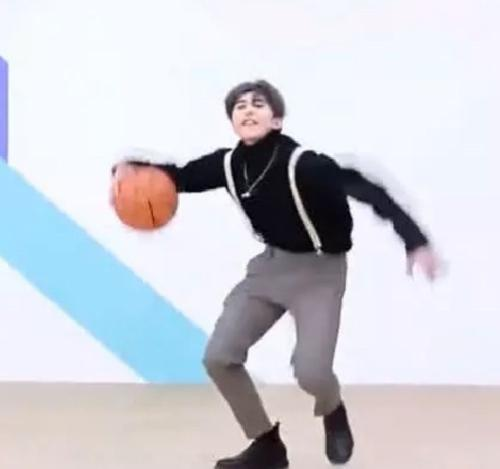
#> input picture img/cxk.jpg, 500 x 469 px, found by its file name
$ python test2.py
#> lines starting #> are read from the running program, lines starting #| are printed output that depends on the picture; after the words box and inside, x2 and y2 are one past the last pixel; in counts of white or black regions, pixels touching at a corner belong together
# coding:utf-8

'''
读入正常图像并进行灰度化处理
'''

import cv2
import matplotlib.pyplot as plt
#读入原始图像
img=cv2.imread(r'img/cxk.jpg')
#> img is the input picture: shape (469, 500, 3); mean B, G, R 215.7, 208, 206.6
#灰度化处理
gray=cv2.cvtColor(img,cv2.COLOR_BGR2GRAY)
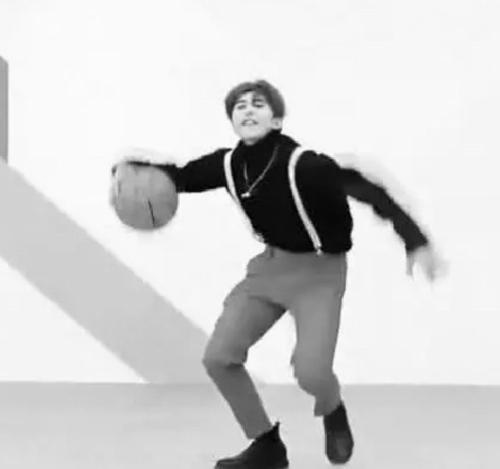
#> gray: shape (469, 500); min 0, max 255, mean 208.5

#二值化处理
ret,thresh1=cv2.threshold(gray,50,255,cv2.THRESH_BINARY)
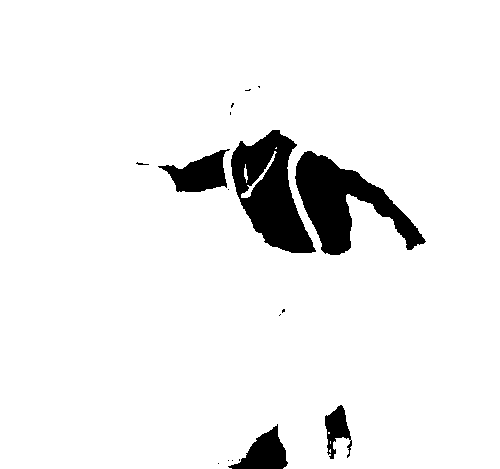
#> thresh1: shape (469, 500); 93.5% white; 17 black regions (12 under 20 px), largest, box (x1, y1, x2, y2) and area: (295, 151, 426, 255) 5756, (231, 130, 316, 253) 5725, (158, 149, 230, 192) 1644, (228, 424, 288, 469) 1347, (325, 405, 352, 459) 755

ret,thresh2 = cv2.threshold(img,127,255,cv2.THRESH_BINARY_INV)
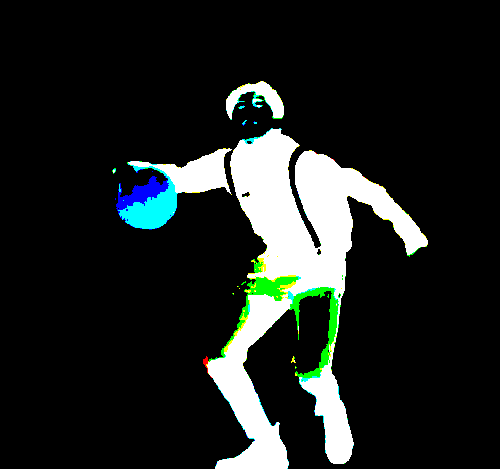
#> thresh2: shape (469, 500, 3); mean B, G, R 32.7, 34.7, 30.2
ret,thresh3 = cv2.threshold(img,127,255,cv2.THRESH_TRUNC)
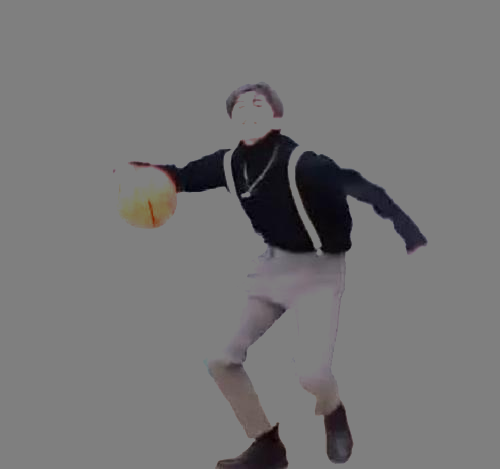
#> thresh3: shape (469, 500, 3); mean B, G, R 118.6, 118, 118.8
ret,thresh4 = cv2.threshold(img,127,255,cv2.THRESH_TOZERO)
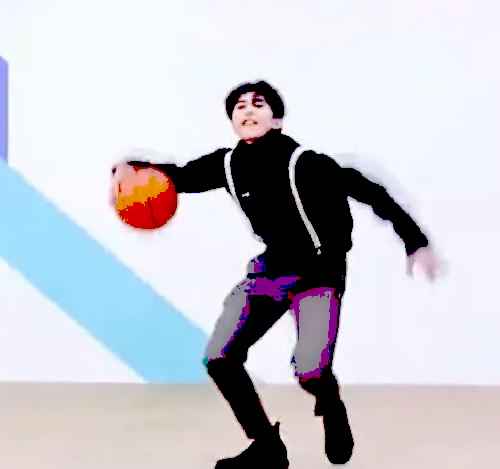
#> thresh4: shape (469, 500, 3); mean B, G, R 207.7, 199.7, 199.7
ret,thresh5 = cv2.threshold(img,127,255,cv2.THRESH_TOZERO_INV)
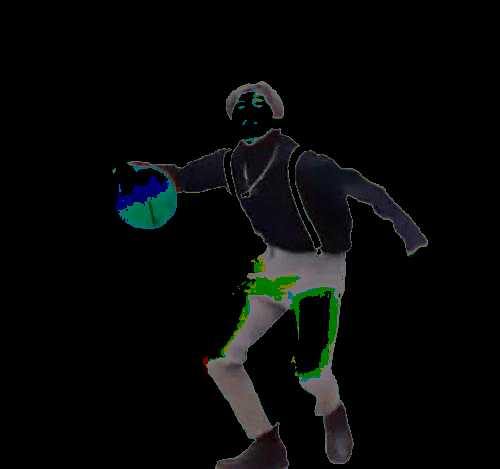
#> thresh5: shape (469, 500, 3); mean B, G, R 7.9, 8.3, 6.9
titles = ['Original','BINARY','BINARY_INV','TRUNC','TOZERO','TOZERO_INV']
images = [img,thresh1,thresh2,thresh3,thresh4,thresh5]
for i in range(6):
    plt.subplot(2,3,i+1),plt.imshow(images[i],'gray')
    plt.title(titles[i])
    plt.xticks([]),plt.yticks([])
plt.show()
#> figure, not shown here; B, G, R data is drawn as R, G, B
# cv2.imshow('src', img)
# cv2.imshow('convert', gray)


cv2.waitKey()
cv2.destroyAllWindows()
